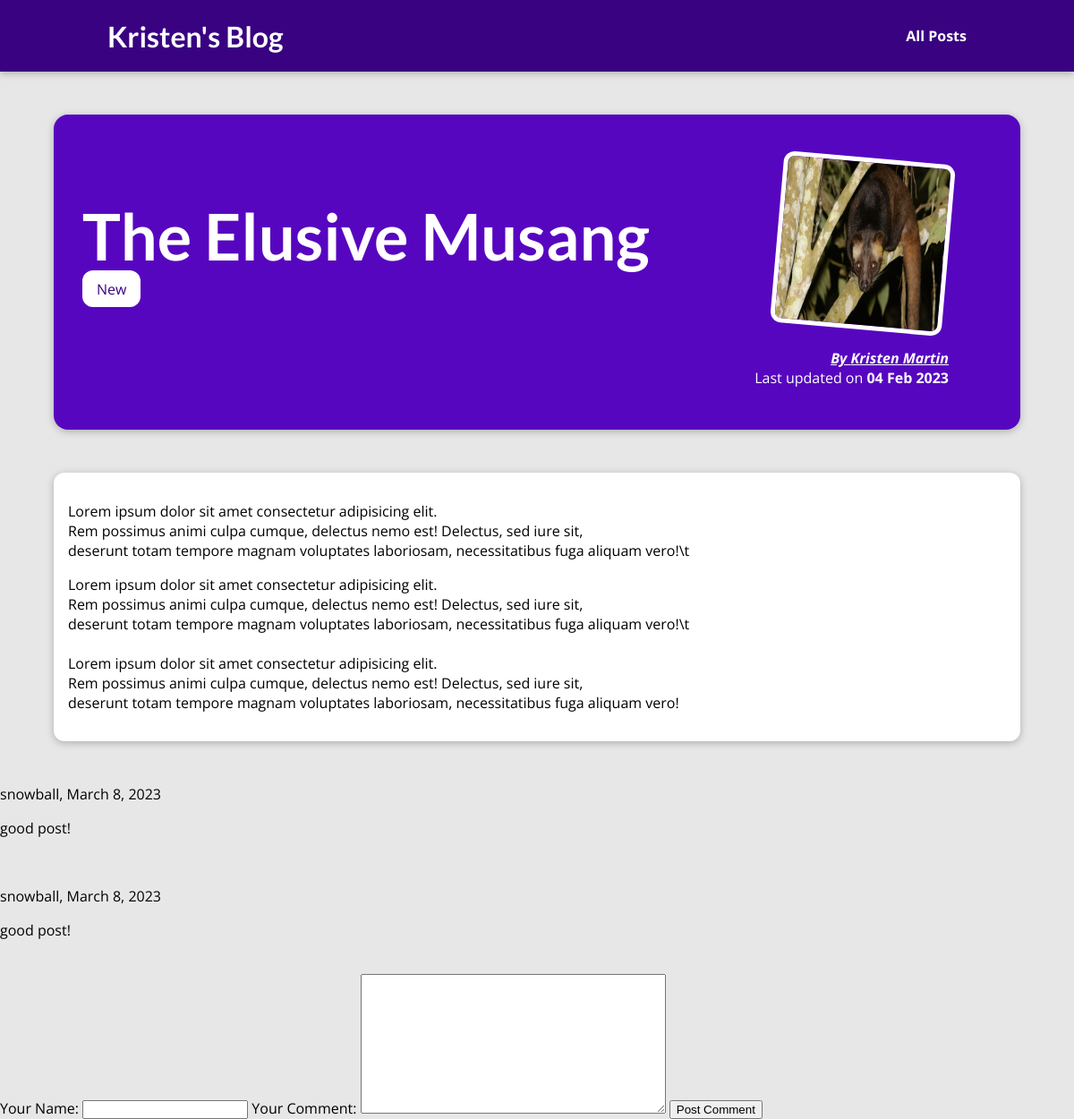
The page /posts/the-elusive-musang/ on the database its author committed.
### blog/models.py (models this page shows, shortened)
class Post(models.Model):
    title = models.CharField(max_length=140)
    excerpt = models.CharField(max_length=300)
    image_name = models.ImageField(upload_to="images", null=True)
    date = models.DateField()
    slug = models.CharField(max_length=200, default="", unique=True, db_index=True)
    content = models.TextField()
    author = models.ForeignKey(Author, null=True, on_delete=models.SET_NULL)
    tags = models.ManyToManyField(Tag, blank=True)

class Tag(models.Model):
    caption = models.CharField(max_length=75)

class Author(models.Model):
    first_name = models.CharField(max_length=50)
    last_name = models.CharField(max_length=50)
    email_address = models.EmailField(max_length=75)

class Comment(models.Model):
    user_name = models.CharField(max_length=30)
    comment_content = models.TextField(max_length=200)
    date = models.DateField(auto_now=True)
    post_id = models.IntegerField()

### blog/views.py (the view)
# urls.py: path("posts/<slug:slug>/", views.GetPost.as_view(), name="post")
class GetPost(DetailView):
    model = Post
    template_name = "blog/post.html"
    def get_context_data(self, **kwargs):
        context = super().get_context_data(**kwargs)
        context["form"] = CommentForm()
        context["comments"] = Comment.objects.filter(post_id=self.object.id)
        context["tags"] = self.object.tags.all()
        loaded_post = self.object
        return context
    def post(self, request, slug):
        specific_post = get_object_or_404(Post, slug=slug)
        form = CommentForm(request.POST)
        comments = Comment.objects.filter(post_id=specific_post.id)
        post_tags = specific_post.tags.all()
        if form.is_valid():
            new_data = form.cleaned_data
            name = new_data["user_name"]
            content = new_data["comment_content"]
            post_id = specific_post.id
            new_comment = Comment(user_name=name, comment_content=content, post_id=post_id)
            new_comment.save()
            form = CommentForm()
            return render(request, "blog/post.html", {"post": specific_post, "form": form, "comments": comments, "tags": post_tags})
        else:
            return render(request, "blog/post.html", {"post": specific_post, "form": form, "comments": comments, "tags": post_tags})

### blog/forms.py
class CommentForm(forms.ModelForm):
    class Meta:
        model = Comment
        fields = "__all__"
        exclude = ["date", "post_id"]
        labels = {"user_name": "Your Name", "comment_content": "Your Comment"}

### blog/templates/blog/post.html (shortened to what this page needs)
{% extends "base.html" %}
{% load static %}
{% block page_css %}
    <link rel="stylesheet" href="{% static 'blog/post-detail.css' %}">
{% endblock %}
{% block content %}
{% include "blog/includes/header.html" %}
    <section id="summary">
        <h2>{{ post.title }}</h2>
        <div>
                {% for tag in tags %}
                    <span class="tag">{{ tag.caption }}</span>
                {% endfor %}
        </div>
        <article>
            <img src="{{ post.image_name.url }}" alt="Post {{ post.title }}" />
            <address><a href="mailto:{{post.author.email_address}}">By {{ post.author.first_name }} {{ post.author.last_name }}</a></address>
            <div>
                Last updated on <time>{{ post.date|date:"d M Y" }}</time>
            </div>
        </article>
    </section>
    <main>
            <p>{{ post.content|linebreaks }}</p>
    </main>
    {% for comment in comments %}
        <p>{{comment.user_name}}, {{comment.date}}</p>
        <p>{{comment.comment_content}}</p>
        <br>
    {% endfor %}
    <form action="/posts/{{post.slug}}/" method="POST">
        {{ form }}
        <button type="submit">Post Comment</button>
    </form>
{% endblock %}

### static/app.css (style rules this page uses)
* { box-sizing: border-box; }
html { font-family: 'Open Sans', 'Lato', sans-serif; }
body { margin: 0; }
h1, h2, h3 { font-family: 'Lato', sans-serif; font-weight: bold; }

### blog/static/blog/post-detail.css (style rules this page uses)
body { background-color: #e7e7e7; }
#summary { margin: 8rem auto 3rem auto; padding: 2rem; width: 90%; max-width: 90rem; border-radius: 16px; background-color: #5706c0; position: relative; box-shadow: 0 2px 8px rgba(0, 0, 0, 0.25); height: 22rem; }
#summary a { color:white; }
#summary h2 { color: white; font-size: 4.5rem; margin-bottom: 0.35rem; }
#summary article { position: absolute; top: 2rem; right: 3rem; padding: 1rem 2rem; border-radius: 12px; text-align: right; color: white; }
#summary article img { width: 12rem; height: 12rem; border-radius: 12px; transform: rotateZ(5deg); border: 5px solid white; margin-bottom: 1rem; }
#summary address { font-weight: bold; }
#summary time { font-weight: bold; }
main { width: 90%; max-width: 90rem; margin: 3rem auto; background-color: white; padding: 1rem; border-radius: 12px; box-shadow: 0 2px 8px rgba(0, 0, 0, 0.25); }
.tag { background-color: white; color: #390281; padding: 0.6rem 1rem; border-radius: 12px; }

### rows shown on the page
Post: title "The Elusive Musang", image_name (picture), author.first_name "Kristen", author.last_name "Martin", date "04 Feb 2023", content "Lorem ipsum dolor sit amet consectetur adipisicing elit. Rem possimus animi culpa cumque, delectus nemo est! Delectus, sed iure sit, deserunt totam tempore magnam voluptates laboriosam, necessitatibus fuga aliquam vero!\\t Lorem ipsum dolor sit amet consectetur adipisicing elit. Rem possimus animi culpa cumque, delectus nemo est! Delectus, sed iure sit, deserunt totam tempore magnam voluptates laboriosam, necessitatibus fuga aliquam vero!\\t Lorem ipsum dolor sit amet consectetur adipisicing elit. Rem possimus animi culpa cumque, delectus nemo est! Delectus, sed iure sit, deserunt totam tempore magnam voluptates laboriosam, necessitatibus fuga aliquam vero!"
Tag: caption "New"
Comment: user_name "snowball", date "March 8, 2023", comment_content "good post!"
Comment: user_name "snowball", date "March 8, 2023", comment_content "good post!"
